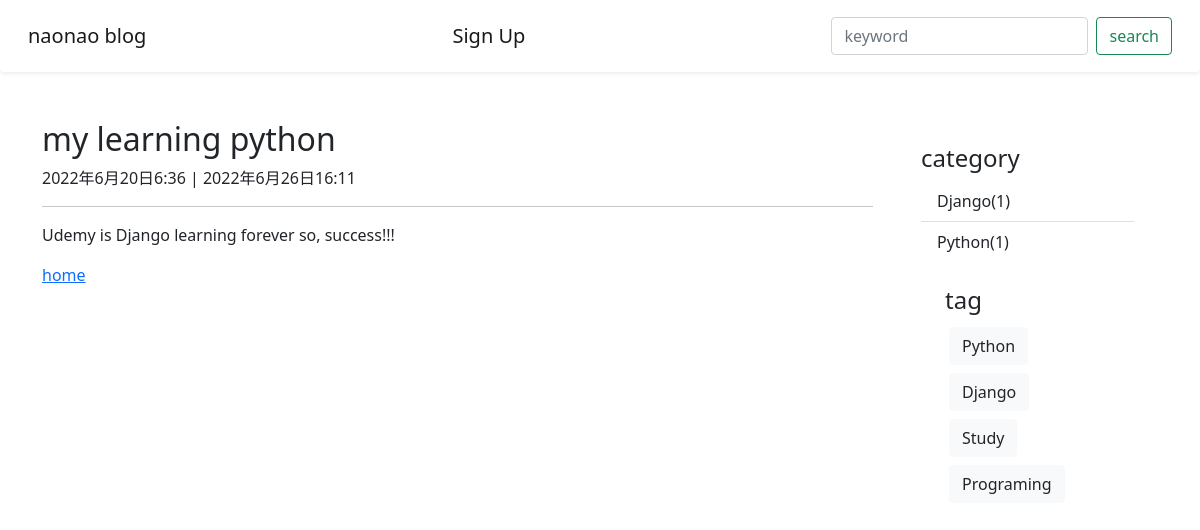
The app's page /post/2/ with its own data.
### blog/models.py (models this page shows, shortened)
class Post(models.Model):
    title = models.CharField(verbose_name='タイトル', max_length=200)
    content = models.TextField(verbose_name='本文')
    created_at = models.DateTimeField(verbose_name='作成日', auto_now_add=True)
    updated_at = models.DateTimeField(verbose_name='更新日', auto_now=True)
    is_published = models.BooleanField(verbose_name='公開設定', default=False)
    category = models.ForeignKey(
        Category,
        on_delete=models.PROTECT,
        null=True,
        blank=True)
    tag = models.ManyToManyField(
        Tag,
        verbose_name='tag',
        blank=True
    )
    def __str__(self):
        return self.title

class Category(models.Model):
    name = models.CharField(verbose_name='カテゴリー', max_length=255)
    slug = models.SlugField(verbose_name='URL', unique=True)

class Tag(models.Model):
    name = models.CharField(verbose_name='tag', max_length=255)
    slug = models.SlugField(verbose_name='URL', unique=True)

### blog/views.py (the view)
# urls.py: path('post/<int:pk>/', Postdetailview.as_view(), name='post-detail'),
class Postdetailview(DetailView):
    model = Post
    template_name = 'blog/post_detail.html'
    def get_object(self, queryset=None):
        post = super().get_object(queryset)
        print('object1_nao:', post, type(post))
        if post.is_published or self.request.user.is_authenticated:
            print('object2_nao:', post, type(post))
            return post
        else:
            raise Http404

### blog/context_processors.py (called while the page is built)
def common(request):
    context = {
        'categories': Category.objects.annotate(
            count=Count('post', Q(post__is_published=True))
        ),
        'categories2': Category.objects.all(),
        'tags': Tag.objects.all(),
    }
    return context

### blog/templates/blog/post_detail.html
{% extends 'blog/base.html' %}
{% block content %}
    <div class='row'>
        <div class='col-9'>
            <h2>
                {{ post.title }}
            </h2>
            <p>
                {{ post.created_at }}
                |
                {{ post.updated_at }}
            </p>
            <hr>
            <p>
                {{ post.content }}
            </p>
            <a href="{% url 'post-lists' %}">home</a>
        </div>
        <div class='col-3'>
            {% include 'blog/snippets/sidebar.html' %}
        </div>
    </div>
{% endblock content %}

### blog/templates/blog/snippets/sidebar.html
<div class='p-4 category'>
    <h4>category</h4>
    <ul class="list-group list-group-flush">
        {% for category in categories %}
            {% if category.count > 0 %}
                <li class="list-group-item">
                    <a href="{% url 'category-post-list' category.slug %}">
                        {{ category.name }}({{ category.count }})
                    </a>
                </li>
            {% endif %}
        {% endfor %}
    </ul>
    <div class='p-4'>
        <h4>tag</h4>
        {% for tag in tags %}
            <a class='btn btn-light text-dark m-1' href="{% url 'tag-post-list' tag.slug %}">
                {{ tag.name }}
            </a>
        {% endfor %}
    </div>
</div>

### blog/static/blog/css/style.css (style rules this page uses)
div.category > ul > li a { color: #212529; text-decoration: none; }

### records on screen
Post: title "my learning python", created_at "2022年6月20日6:36", updated_at "2022年6月26日16:11", content "Udemy is Django learning forever so, success!!!"
Category: name "Django", count "1"
Category: name "Python", count "1"
Tag: name "Python"
Tag: name "Django"
Tag: name "Study"
Tag: name "Programing"
